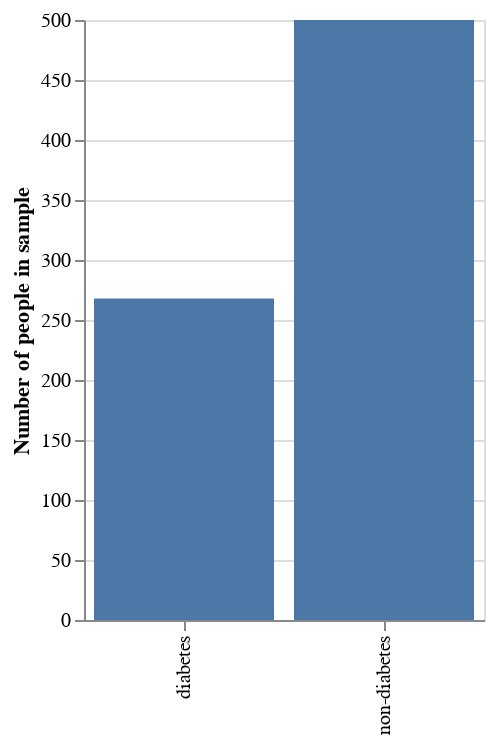

The code cell stored with this chart in its notebook:
### Code cell
source = pd.DataFrame({
    'a': ['diabetes', 'non-diabetes'],
    'b': [df[df["Outcome"] == 1]["Outcome"].count(), df[df["Outcome"] == 0]["Outcome"].count()]
})

alt.Chart(source).mark_bar().encode(
    alt.X("a", title=""),
    alt.Y("b", title='Number of people in sample'),
).properties(
    width=200,
    height=300)

### Figure 1 — Vega-Lite specification as saved in the notebook (floating-point values rounded to 4 significant figures)
{"config": {"view": {"continuousWidth": 400, "continuousHeight": 300}}, "data": {"name": "data-63d64130eea2d16094f51946b155208a"}, "mark": "bar", "encoding": {"x": {"field": "a", "title": "", "type": "nominal"}, "y": {"field": "b", "title": "Number of people in sample", "type": "quantitative"}}, "height": 300, "width": 200, "$schema": "https://vega.github.io/schema/vega-lite/v4.17.0.json", "datasets": {"data-63d64130eea2d16094f51946b155208a": [{"a": "diabetes", "b": 268}, {"a": "non-diabetes", "b": 500}]}}
